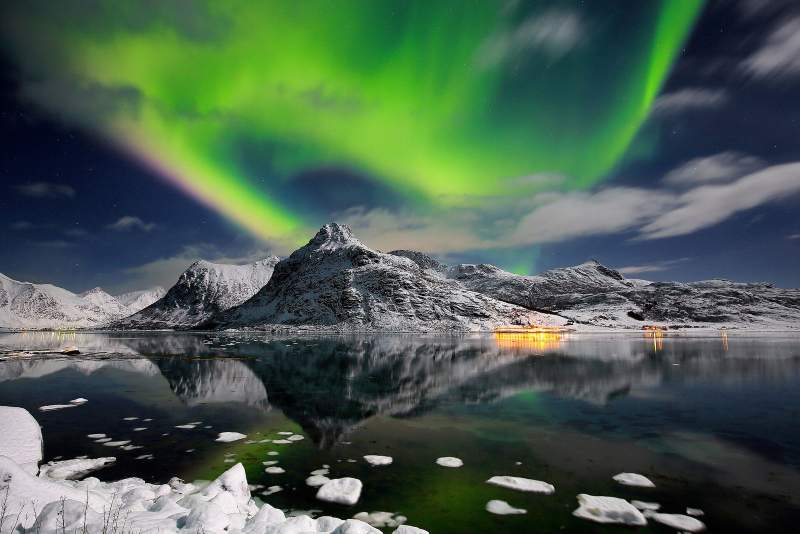
#> input picture references/img/a01.jpg, 1600 x 1067 px (shown at 1/2 size)
$ python measure.py img/a01.jpg img/a02.jpg
#> lines starting #> are read from the running program, lines starting #| are printed output that depends on the picture
#!/usr/bin/env python3
"""Measure a game screenshot with the SAME method used for targets.json.
Usage: python3 references/measure.py shot.png [category|night_master]
Prints the metrics next to the target medians. Requires Pillow only."""
import sys,json,os,statistics as st
from PIL import Image
HERE=os.path.dirname(os.path.abspath(__file__))
def lin(c): c/=255; return c/12.92 if c<=0.04045 else ((c+0.055)/1.055)**2.4
LUT=[lin(i) for i in range(256)]
def Y(p): return 0.2126*LUT[p[0]]+0.7152*LUT[p[1]]+0.0722*LUT[p[2]]
def sat(p): mx=max(p); return 0 if mx==0 else (mx-min(p))/mx
def pct(a,q): a=sorted(a); return a[min(len(a)-1,int(q*len(a)))]
def med(px): return [int(st.median([p[i] for p in px])) for i in range(3)] if len(px)>=30 else None
def measure(path):
#> called with path = 'img/a01.jpg'
    im=Image.open(path).convert('RGB'); im.thumbnail((400,400)); W,H=im.size
#> in measure, im is the input picture: PIL image 1600x1067 RGB; mean R, G, B 73.4, 94.5, 79.6
#> after `im.thumbnail((400, 400))`:
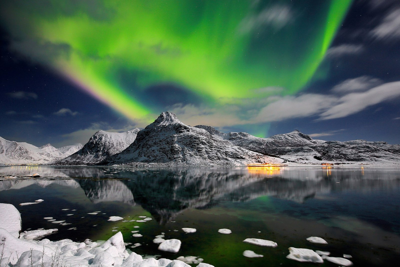
#> im: PIL image 400x267 RGB; mean R, G, B 73.7, 94.8, 79.8
#> after `W, H = im.size`: W = 400; H = 267
    px=list(im.getdata()); rows=[px[r*W:(r+1)*W] for r in range(H)]; ys=[Y(p) for p in px]
#> after `px = list(im.getdata())`: px = 106800 items
#> after `rows = [px[r * W:(r + 1) * W] for r in range(H)]`: rows = 267 items
#> after `ys = [Y(p) for p in px]`: ys = 106800 items
    isA=lambda p:p[1]>p[0]*1.3 and p[1]>p[2]*1.05 and p[1]>60
    snow=sorted([p for r in range(int(H*.4),H) for p in rows[r] if sat(p)<0.45 and p[2]>=p[0]-15 and max(p)>40],key=Y)
#> snow = 40434 items
    lit=snow[int(len(snow)*.8):]; shd=snow[int(len(snow)*.1):int(len(snow)*.3)]
#> after `lit = snow[int(len(snow) * 0.8):]`: lit = 8087 items, first 6: (165, 156, 155), (161, 157, 158), (161, 157, 158), (157, 158, 160), (160, 157, 161), (160, 157, 161)
#> after `shd = snow[int(len(snow) * 0.1):int(len(snow) * 0.3)]`: shd = 8087 items, first 6: (49, 47, 52), (49, 47, 52), (35, 50, 57), (35, 50, 57), (51, 47, 46), (40, 48, 64)
    sky=[p for r in range(int(H*.15)) for p in rows[r] if not isA(p)]
#> sky = 5735 items, first 6: (21, 32, 34), (22, 34, 35), (20, 34, 35), (20, 36, 36), (22, 37, 37), (25, 36, 38)
    band=[p for r in range(int(H*.35),int(H*.75)) for p in rows[r]]
#> band = 42800 items
    ly=st.median([Y(p) for p in lit]) if lit else None; sy=st.median([Y(p) for p in shd]) if shd else None
#> after `ly = st.median([Y(p) for p in lit]) if lit else None`: ly = 0.518
#> after `sy = st.median([Y(p) for p in shd]) if shd else None`: sy = 0.0419
    return dict(Y_median=round(st.median(ys),4),Y_p05=round(pct(ys,.05),4),Y_p95=round(pct(ys,.95),4),
      snow_lit_rgb=med(lit),snow_shadow_rgb=med(shd),sky_rgb=med(sky),aurora_rgb=med([p for p in px if isA(p)]),
      warm_light_rgb=med([p for p in px if p[0]>170 and p[0]>p[2]*1.6 and p[1]>90]),
      lit_shadow_ratio=round((ly+.005)/(sy+.005),2) if ly is not None and sy is not None else None,
      snow_blue_over_red_lit=round(st.median([p[2]/max(1,p[0]) for p in lit]),3) if lit else None,
      snow_blue_over_red_shadow=round(st.median([p[2]/max(1,p[0]) for p in shd]),3) if shd else None,
      dark_frac_midband=round(sum(1 for p in band if Y(p)<0.02)/max(1,len(band)),3),
      michelson_p05_p95=round((pct(ys,.95)-pct(ys,.05))/(pct(ys,.95)+pct(ys,.05)+1e-6),3))
#> in pct, `a = sorted(a)`: a = 106800 items
if __name__=='__main__':
    m=measure(sys.argv[1]); key=sys.argv[2] if len(sys.argv)>2 else 'night_master'
#> after `m = measure(sys.argv[1])`: m = 13 items
#> (the run stopped early here; a loop or call above may not have finished)

$ run again, on references/img/a03.jpg
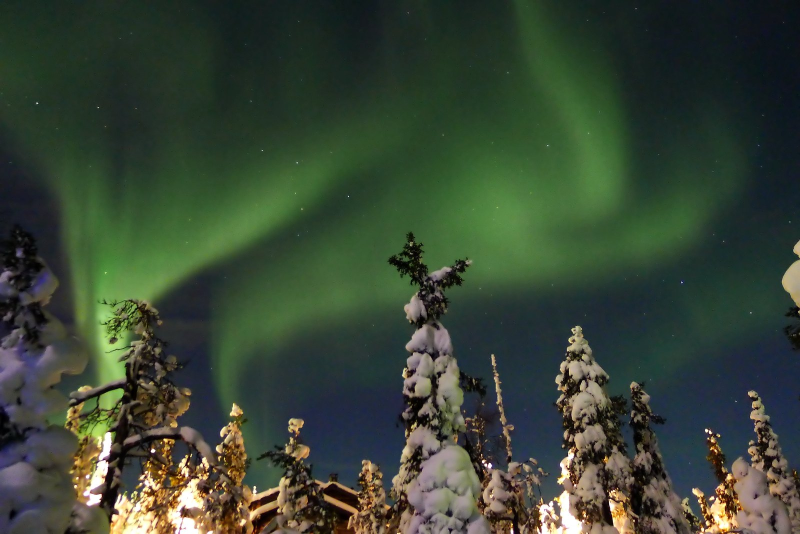
#> input picture references/img/a03.jpg, 1600 x 1068 px (shown at 1/2 size)
#> in measure, im is the input picture: PIL image 1600x1068 RGB; mean R, G, B 56.1, 69.1, 52.7
#> in measure, `im.thumbnail((400, 400))`:
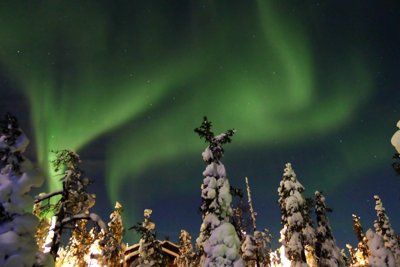
#> im: PIL image 400x267 RGB; mean R, G, B 56.2, 69.2, 52.8
#> px = 106800 items
#> rows = 267 items
#> ys = 106800 items
#> snow = 30668 items
#> lit = 6134 items, first 6: (81, 80, 70), (76, 80, 85), (82, 78, 87), (52, 88, 49), (56, 87, 55), (61, 86, 56)
#> shd = 6134 items, first 6: (31, 44, 53), (31, 44, 53), (31, 44, 53), (31, 44, 53), (31, 44, 53), (31, 44, 53)
#> sky = 14881 items, first 6: (21, 41, 35), (24, 41, 35), (26, 41, 32), (27, 40, 31), (24, 41, 31), (23, 41, 30)
#> band = 42800 items
#> ly = 0.105
#> sy = 0.027
#> a = 106800 items
#> m = 13 items

$ run again, on references/img/a04.jpg
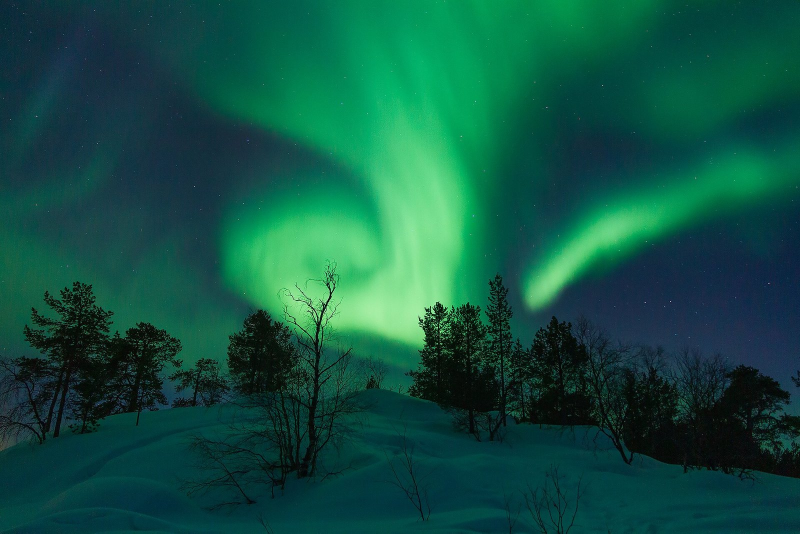
#> input picture references/img/a04.jpg, 1600 x 1067 px (shown at 1/2 size)
#> in measure, im is the input picture: PIL image 1600x1067 RGB; mean R, G, B 16.5, 82, 66.3
#> in measure, `im.thumbnail((400, 400))`:
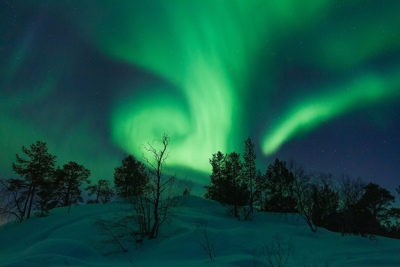
#> im: PIL image 400x267 RGB; mean R, G, B 16.8, 82.2, 66.5
#> px = 106800 items
#> rows = 267 items
#> ys = 106800 items
#> snow = 2490 items, first 6: (26, 28, 45), (23, 33, 41), (26, 34, 45), (24, 35, 41), (25, 35, 42), (26, 35, 42)
#> lit = 498 items, first 6: (142, 230, 152), (142, 230, 152), (141, 230, 155), (144, 230, 147), (149, 229, 150), (149, 229, 150)
#> shd = 498 items, first 6: (32, 46, 38), (28, 47, 35), (28, 47, 36), (29, 46, 46), (29, 46, 46), (26, 47, 41)
#> sky = 4080 items, first 6: (10, 42, 52), (13, 43, 54), (17, 42, 54), (19, 40, 54), (13, 44, 57), (16, 45, 59)
#> band = 42800 items
#> ly = 0.671
#> sy = 0.0403
#> a = 106800 items
#> m = 13 items

$ run again, on references/img/a05.jpg
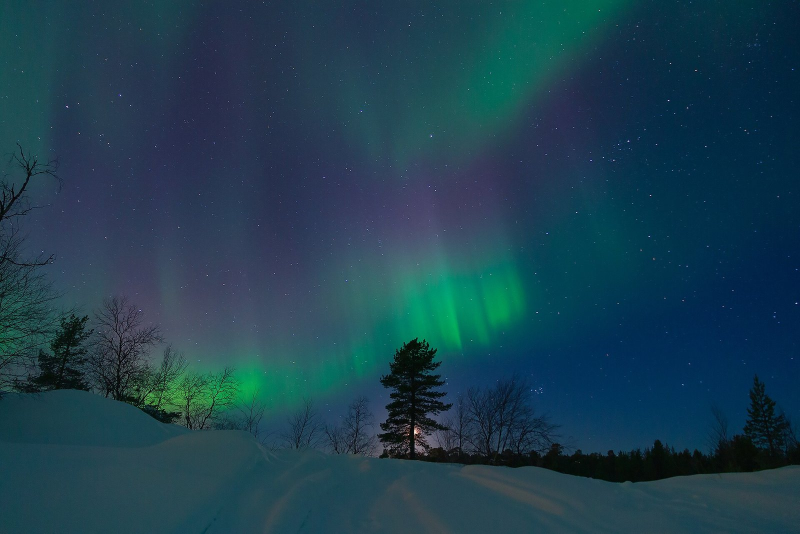
#> input picture references/img/a05.jpg, 1600 x 1067 px (shown at 1/2 size)
#> in measure, im is the input picture: PIL image 1600x1067 RGB; mean R, G, B 28.4, 62.9, 79.2
#> in measure, `im.thumbnail((400, 400))`:
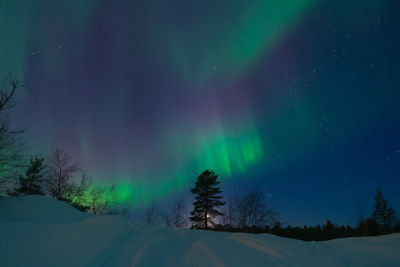
#> im: PIL image 400x267 RGB; mean R, G, B 28.6, 63.2, 79.4
#> px = 106800 items
#> rows = 267 items
#> ys = 106800 items
#> snow = 14525 items, first 6: (24, 31, 42), (25, 32, 41), (25, 32, 41), (25, 32, 45), (28, 32, 41), (26, 33, 42)
#> lit = 2905 items, first 6: (72, 80, 99), (72, 80, 99), (72, 80, 99), (71, 80, 101), (71, 80, 101), (59, 83, 99)
#> shd = 2905 items, first 6: (43, 62, 61), (60, 56, 75), (49, 57, 89), (47, 61, 63), (37, 64, 52), (50, 57, 88)
#> sky = 14382 items, first 6: (20, 71, 75), (19, 71, 76), (21, 71, 78), (25, 70, 80), (23, 70, 78), (19, 70, 77)
#> band = 42800 items
#> ly = 0.0933
#> sy = 0.0499
#> a = 106800 items
#> m = 13 items
